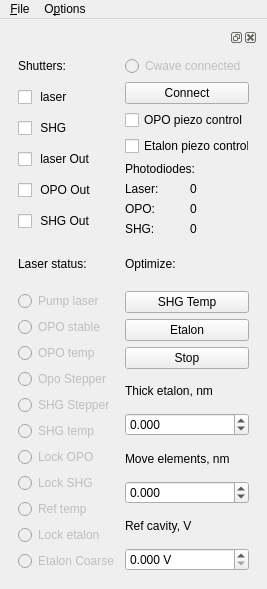
<?xml version="1.0" encoding="UTF-8"?>
<ui version="4.0">
 <class>MainWindow</class>
 <widget class="QMainWindow" name="MainWindow">
  <property name="geometry">
   <rect>
    <x>0</x>
    <y>0</y>
    <width>249</width>
    <height>589</height>
   </rect>
  </property>
  <property name="sizePolicy">
   <sizepolicy hsizetype="Expanding" vsizetype="Expanding">
    <horstretch>0</horstretch>
    <verstretch>0</verstretch>
   </sizepolicy>
  </property>
  <property name="minimumSize">
   <size>
    <width>0</width>
    <height>0</height>
   </size>
  </property>
  <property name="maximumSize">
   <size>
    <width>249</width>
    <height>700</height>
   </size>
  </property>
  <property name="contextMenuPolicy">
   <enum>Qt::DefaultContextMenu</enum>
  </property>
  <property name="windowTitle">
   <string>qudi: Scanner (cwave)</string>
  </property>
  <property name="dockNestingEnabled">
   <bool>true</bool>
  </property>
  <widget class="QWidget" name="centralwidget">
   <layout class="QGridLayout" name="gridLayout">
    <item row="0" column="0">
     <widget class="QDockWidget" name="scan_control_DockWidget">
      <property name="sizePolicy">
       <sizepolicy hsizetype="Expanding" vsizetype="Expanding">
        <horstretch>0</horstretch>
        <verstretch>0</verstretch>
       </sizepolicy>
      </property>
      <property name="minimumSize">
       <size>
        <width>249</width>
        <height>538</height>
       </size>
      </property>
      <property name="maximumSize">
       <size>
        <width>249</width>
        <height>700</height>
       </size>
      </property>
      <widget class="QWidget" name="controlDockWidgetContents">
       <layout class="QGridLayout" name="gridLayout_2">
        <item row="0" column="0">
         <widget class="QLabel" name="label_laserandshutters">
          <property name="text">
           <string>Shutters:</string>
          </property>
         </widget>
        </item>
        <item row="0" column="1">
         <widget class="QRadioButton" name="radioButton_connectCwave">
          <property name="enabled">
           <bool>false</bool>
          </property>
          <property name="text">
           <string>Cwave connected</string>
          </property>
          <property name="checkable">
           <bool>true</bool>
          </property>
          <property name="autoExclusive">
           <bool>false</bool>
          </property>
         </widget>
        </item>
        <item row="1" column="0" rowspan="3">
         <layout class="QVBoxLayout" name="verticalLayout_11">
          <item>
           <widget class="QCheckBox" name="checkBox_shtter_las">
            <property name="enabled">
             <bool>true</bool>
            </property>
            <property name="text">
             <string> laser</string>
            </property>
            <property name="checkable">
             <bool>true</bool>
            </property>
            <property name="checked">
             <bool>false</bool>
            </property>
           </widget>
          </item>
          <item>
           <widget class="QCheckBox" name="checkBox_shtter_shg">
            <property name="enabled">
             <bool>true</bool>
            </property>
            <property name="text">
             <string> SHG</string>
            </property>
            <property name="checkable">
             <bool>true</bool>
            </property>
            <property name="checked">
             <bool>false</bool>
            </property>
           </widget>
          </item>
          <item>
           <widget class="QCheckBox" name="checkBox_shtter_las_out">
            <property name="enabled">
             <bool>true</bool>
            </property>
            <property name="text">
             <string> laser Out</string>
            </property>
            <property name="checkable">
             <bool>true</bool>
            </property>
            <property name="checked">
             <bool>false</bool>
            </property>
           </widget>
          </item>
          <item>
           <widget class="QCheckBox" name="checkBox_shtter_opo_out">
            <property name="enabled">
             <bool>true</bool>
            </property>
            <property name="text">
             <string> OPO Out</string>
            </property>
            <property name="checkable">
             <bool>true</bool>
            </property>
            <property name="checked">
             <bool>false</bool>
            </property>
           </widget>
          </item>
          <item>
           <widget class="QCheckBox" name="checkBox_shtter_shg_out">
            <property name="enabled">
             <bool>true</bool>
            </property>
            <property name="text">
             <string> SHG Out</string>
            </property>
            <property name="checkable">
             <bool>true</bool>
            </property>
            <property name="checked">
             <bool>false</bool>
            </property>
           </widget>
          </item>
         </layout>
        </item>
        <item row="1" column="1">
         <widget class="QPushButton" name="pushButton_connectCwave">
          <property name="text">
           <string>Connect</string>
          </property>
         </widget>
        </item>
        <item row="2" column="1">
         <layout class="QVBoxLayout" name="verticalLayout_3">
          <item>
           <widget class="QCheckBox" name="opo_lock_checkBox">
            <property name="text">
             <string>OPO piezo control</string>
            </property>
           </widget>
          </item>
          <item>
           <widget class="QCheckBox" name="eta_lock_checkBox">
            <property name="text">
             <string>Etalon piezo control</string>
            </property>
           </widget>
          </item>
         </layout>
        </item>
        <item row="3" column="1">
         <layout class="QGridLayout" name="gridLayout_7">
          <item row="1" column="0">
           <widget class="QLabel" name="label_10">
            <property name="text">
             <string>Laser:</string>
            </property>
           </widget>
          </item>
          <item row="3" column="0">
           <widget class="QLabel" name="label_11">
            <property name="text">
             <string>SHG: </string>
            </property>
           </widget>
          </item>
          <item row="2" column="0">
           <widget class="QLabel" name="label_12">
            <property name="text">
             <string>OPO: </string>
            </property>
           </widget>
          </item>
          <item row="2" column="1">
           <widget class="QLabel" name="label_opoPD">
            <property name="text">
             <string>0</string>
            </property>
           </widget>
          </item>
          <item row="1" column="1">
           <widget class="QLabel" name="label_laserPD">
            <property name="text">
             <string>0</string>
            </property>
           </widget>
          </item>
          <item row="3" column="1">
           <widget class="QLabel" name="label_shgPD">
            <property name="text">
             <string>0</string>
            </property>
           </widget>
          </item>
          <item row="0" column="0" colspan="2">
           <widget class="QLabel" name="label_13">
            <property name="text">
             <string>Photodiodes:</string>
            </property>
           </widget>
          </item>
         </layout>
        </item>
        <item row="4" column="0">
         <widget class="QLabel" name="label_15">
          <property name="text">
           <string>Laser status:</string>
          </property>
         </widget>
        </item>
        <item row="4" column="1">
         <widget class="QLabel" name="label_16">
          <property name="text">
           <string>Optimize:</string>
          </property>
         </widget>
        </item>
        <item row="5" column="0" rowspan="2">
         <layout class="QVBoxLayout" name="verticalLayout_4">
          <item>
           <widget class="QRadioButton" name="radioButton_LaserEmission">
            <property name="enabled">
             <bool>false</bool>
            </property>
            <property name="font">
             <font>
              <family>MS Shell Dlg 2</family>
             </font>
            </property>
            <property name="text">
             <string>Pump laser</string>
            </property>
            <property name="checkable">
             <bool>true</bool>
            </property>
            <property name="autoExclusive">
             <bool>false</bool>
            </property>
           </widget>
          </item>
          <item>
           <widget class="QRadioButton" name="radioButton_OpoStable">
            <property name="enabled">
             <bool>false</bool>
            </property>
            <property name="font">
             <font>
              <family>MS Shell Dlg 2</family>
             </font>
            </property>
            <property name="text">
             <string>OPO stable</string>
            </property>
            <property name="checkable">
             <bool>true</bool>
            </property>
            <property name="autoExclusive">
             <bool>false</bool>
            </property>
           </widget>
          </item>
          <item>
           <widget class="QRadioButton" name="radioButton_OpoTemp">
            <property name="enabled">
             <bool>false</bool>
            </property>
            <property name="font">
             <font>
              <family>MS Shell Dlg 2</family>
             </font>
            </property>
            <property name="text">
             <string>OPO temp</string>
            </property>
            <property name="checkable">
             <bool>true</bool>
            </property>
            <property name="autoExclusive">
             <bool>false</bool>
            </property>
           </widget>
          </item>
          <item>
           <widget class="QRadioButton" name="radioButton_OpoStepper">
            <property name="enabled">
             <bool>false</bool>
            </property>
            <property name="font">
             <font>
              <family>MS Shell Dlg 2</family>
             </font>
            </property>
            <property name="text">
             <string>Opo Stepper</string>
            </property>
            <property name="checkable">
             <bool>true</bool>
            </property>
            <property name="autoExclusive">
             <bool>false</bool>
            </property>
           </widget>
          </item>
          <item>
           <widget class="QRadioButton" name="radioButton_ShgStepper">
            <property name="enabled">
             <bool>false</bool>
            </property>
            <property name="font">
             <font>
              <family>MS Shell Dlg 2</family>
             </font>
            </property>
            <property name="text">
             <string>SHG Stepper</string>
            </property>
            <property name="checkable">
             <bool>true</bool>
            </property>
            <property name="autoExclusive">
             <bool>false</bool>
            </property>
           </widget>
          </item>
          <item>
           <widget class="QRadioButton" name="radioButton_ShgTemp">
            <property name="enabled">
             <bool>false</bool>
            </property>
            <property name="font">
             <font>
              <family>MS Shell Dlg 2</family>
             </font>
            </property>
            <property name="text">
             <string>SHG temp</string>
            </property>
            <property name="checkable">
             <bool>true</bool>
            </property>
            <property name="autoExclusive">
             <bool>false</bool>
            </property>
           </widget>
          </item>
          <item>
           <widget class="QRadioButton" name="radioButton_OpoLock">
            <property name="enabled">
             <bool>false</bool>
            </property>
            <property name="font">
             <font>
              <family>MS Shell Dlg 2</family>
             </font>
            </property>
            <property name="text">
             <string>Lock OPO</string>
            </property>
            <property name="checkable">
             <bool>true</bool>
            </property>
            <property name="autoExclusive">
             <bool>false</bool>
            </property>
           </widget>
          </item>
          <item>
           <widget class="QRadioButton" name="radioButton_ShgLock">
            <property name="enabled">
             <bool>false</bool>
            </property>
            <property name="font">
             <font>
              <family>MS Shell Dlg 2</family>
             </font>
            </property>
            <property name="text">
             <string>Lock SHG</string>
            </property>
            <property name="checkable">
             <bool>true</bool>
            </property>
            <property name="autoExclusive">
             <bool>false</bool>
            </property>
           </widget>
          </item>
          <item>
           <widget class="QRadioButton" name="radioButton_RefTemp">
            <property name="enabled">
             <bool>false</bool>
            </property>
            <property name="font">
             <font>
              <family>MS Shell Dlg 2</family>
             </font>
            </property>
            <property name="text">
             <string>Ref temp</string>
            </property>
            <property name="checkable">
             <bool>true</bool>
            </property>
            <property name="autoExclusive">
             <bool>false</bool>
            </property>
           </widget>
          </item>
          <item>
           <widget class="QRadioButton" name="radioButton_EtalonLock">
            <property name="enabled">
             <bool>false</bool>
            </property>
            <property name="font">
             <font>
              <family>MS Shell Dlg 2</family>
             </font>
            </property>
            <property name="text">
             <string>Lock etalon</string>
            </property>
            <property name="checkable">
             <bool>true</bool>
            </property>
            <property name="autoExclusive">
             <bool>false</bool>
            </property>
           </widget>
          </item>
          <item>
           <widget class="QRadioButton" name="radioButton_EtalonCoarse">
            <property name="enabled">
             <bool>false</bool>
            </property>
            <property name="font">
             <font>
              <family>MS Shell Dlg 2</family>
             </font>
            </property>
            <property name="text">
             <string>Etalon Coarse</string>
            </property>
            <property name="checkable">
             <bool>true</bool>
            </property>
            <property name="autoExclusive">
             <bool>false</bool>
            </property>
           </widget>
          </item>
         </layout>
        </item>
        <item row="5" column="1">
         <layout class="QVBoxLayout" name="verticalLayout_9">
          <item>
           <widget class="QPushButton" name="pushButtonOpt_temp">
            <property name="text">
             <string>SHG Temp</string>
            </property>
           </widget>
          </item>
          <item>
           <widget class="QPushButton" name="pushButtonOpt_etalon">
            <property name="text">
             <string>Etalon</string>
            </property>
           </widget>
          </item>
          <item>
           <widget class="QPushButton" name="pushButtonOpt_stop">
            <property name="text">
             <string>Stop</string>
            </property>
           </widget>
          </item>
         </layout>
        </item>
        <item row="6" column="1">
         <layout class="QVBoxLayout" name="verticalLayout">
          <item>
           <widget class="QLabel" name="label_3">
            <property name="text">
             <string>Thick etalon, nm</string>
            </property>
           </widget>
          </item>
          <item>
           <widget class="QDoubleSpinBox" name="thick_eta_doubleSpinBox">
            <property name="wrapping">
             <bool>false</bool>
            </property>
            <property name="frame">
             <bool>true</bool>
            </property>
            <property name="buttonSymbols">
             <enum>QAbstractSpinBox::UpDownArrows</enum>
            </property>
            <property name="decimals">
             <number>3</number>
            </property>
            <property name="minimum">
             <double>-5.000000000000000</double>
            </property>
            <property name="maximum">
             <double>5.000000000000000</double>
            </property>
            <property name="singleStep">
             <double>0.001000000000000</double>
            </property>
           </widget>
          </item>
          <item>
           <widget class="QLabel" name="label_4">
            <property name="text">
             <string>Move elements, nm</string>
            </property>
           </widget>
          </item>
          <item>
           <widget class="QDoubleSpinBox" name="opo_lambda_doubleSpinBox">
            <property name="wrapping">
             <bool>false</bool>
            </property>
            <property name="frame">
             <bool>true</bool>
            </property>
            <property name="buttonSymbols">
             <enum>QAbstractSpinBox::UpDownArrows</enum>
            </property>
            <property name="decimals">
             <number>3</number>
            </property>
            <property name="minimum">
             <double>-2.000000000000000</double>
            </property>
            <property name="maximum">
             <double>2.000000000000000</double>
            </property>
            <property name="singleStep">
             <double>0.001000000000000</double>
            </property>
           </widget>
          </item>
          <item>
           <widget class="QLabel" name="label_5">
            <property name="text">
             <string>Ref cavity, V</string>
            </property>
           </widget>
          </item>
          <item>
           <widget class="QDoubleSpinBox" name="ref_cav_doubleSpinBox">
            <property name="suffix">
             <string> V</string>
            </property>
            <property name="decimals">
             <number>3</number>
            </property>
            <property name="singleStep">
             <double>0.001000000000000</double>
            </property>
           </widget>
          </item>
         </layout>
        </item>
       </layout>
      </widget>
     </widget>
    </item>
   </layout>
  </widget>
  <widget class="QMenuBar" name="menubar">
   <property name="geometry">
    <rect>
     <x>0</x>
     <y>0</y>
     <width>249</width>
     <height>21</height>
    </rect>
   </property>
   <widget class="QMenu" name="menu_File">
    <property name="title">
     <string>&amp;File</string>
    </property>
   </widget>
   <widget class="QMenu" name="menu_Options">
    <property name="title">
     <string>O&amp;ptions</string>
    </property>
   </widget>
   <addaction name="menu_File"/>
   <addaction name="menu_Options"/>
  </widget>
 </widget>
 <resources/>
 <connections/>
</ui>
